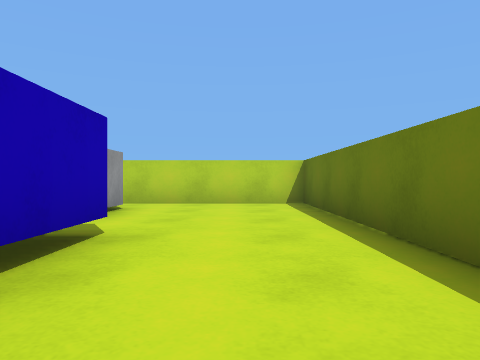
view 1 (above)

16 first-person views from a walk through a Unity game level. The camera is 0.55 m above the floor, looks level and sees 70° across. The floor is counted in squares, 1 m on a side. Each view is taken from the middle of a square. On the plan, view 1 faces up. The plan holds only what a view shows up to about 9 squares ahead; the rest is blank. The player character is not drawn. Surface patterns are stand-ins for the level's own textures.

view 2
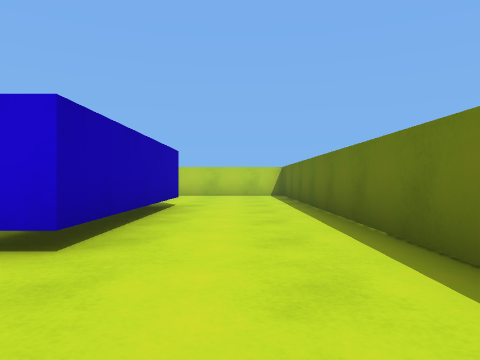

view 3
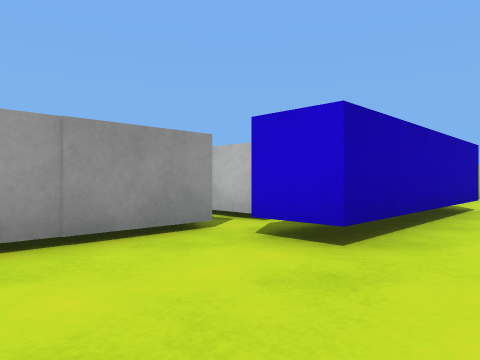

view 4
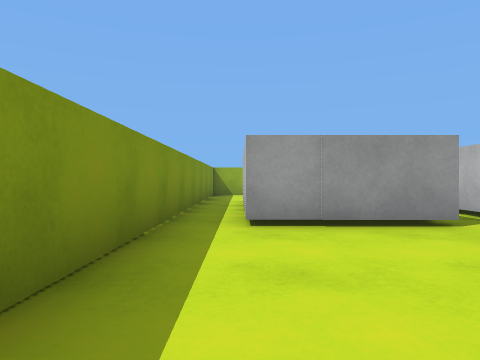

view 5
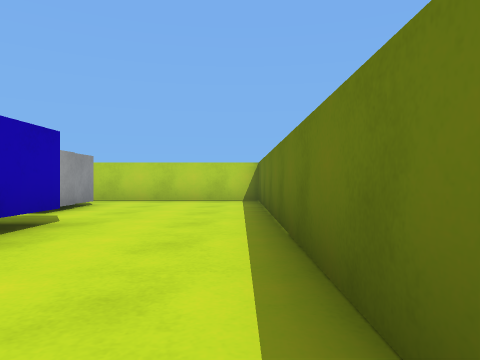

view 6
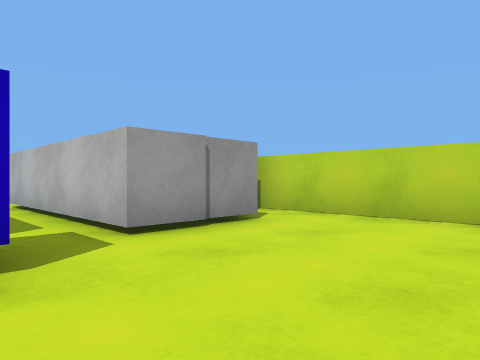

view 7
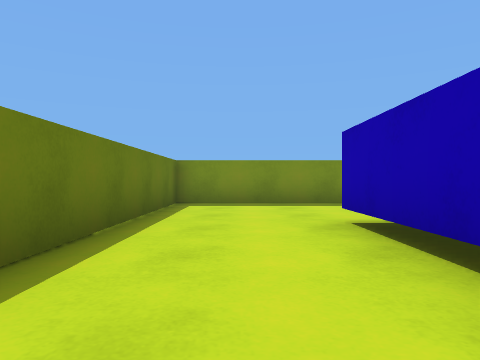

view 8
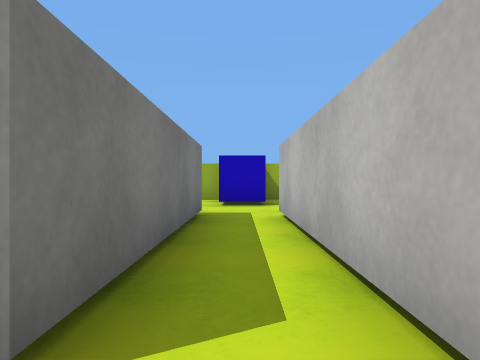

view 9
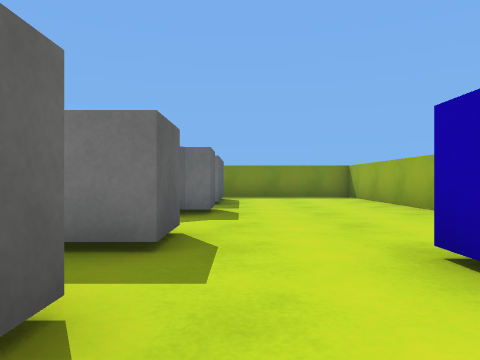

view 10
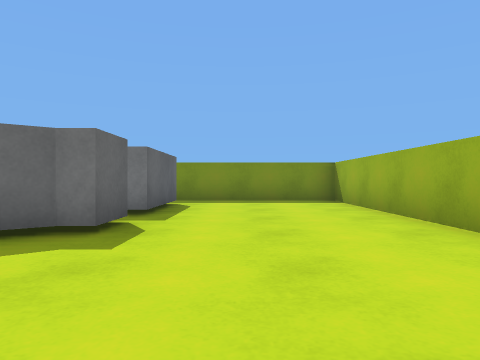

view 11
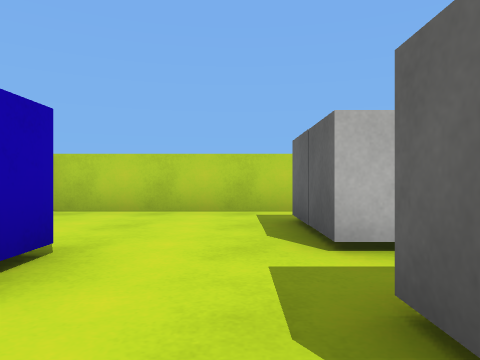

view 12
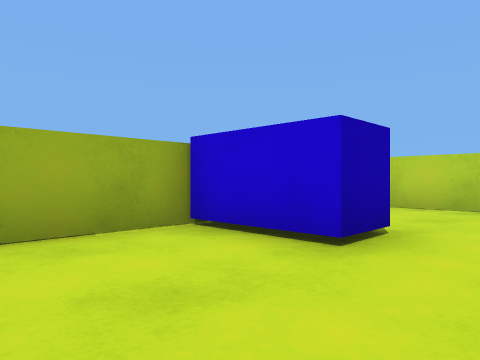

view 13
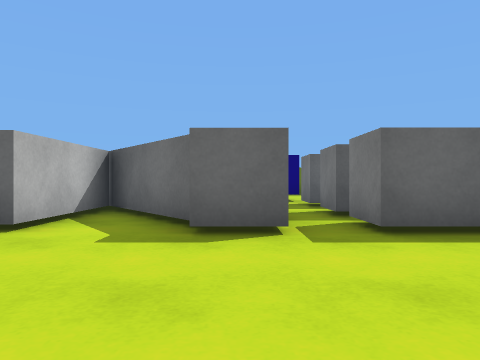

view 14
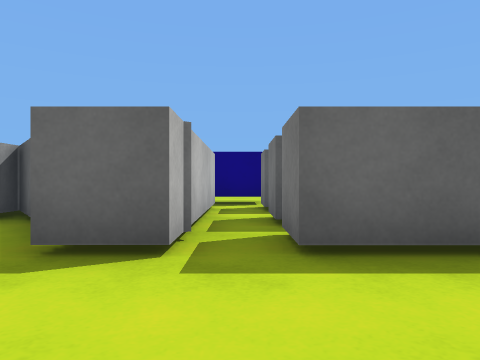

view 15
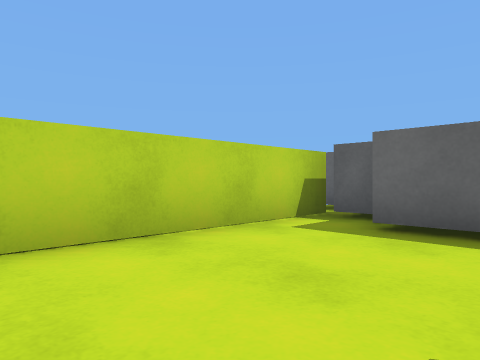

view 16
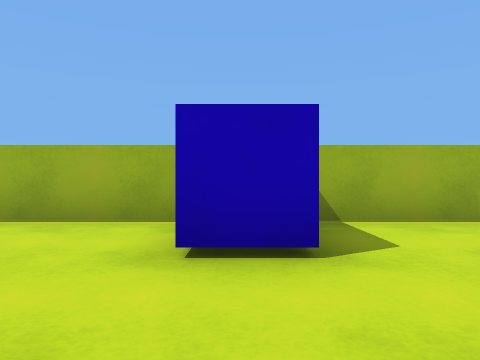

### Floor plan
Points are (right, up) in squares from view 1. A wall is a line through its corners. A room is listed if a view was taken in it or the views show most of it. See-through windows are left out.
Room 1 (views 1, 2, 3, 4, 5, 6, 7, 8)
walls: (-1.3, 3.5) (-1.3, -1.5) (-2.3, -1.5); (-2.2, 5.5) (-2.2, 4.6); (-3.1, -3) (-3.1, -4); (-5.8, -5) (1.5, -5) (1.5, 8) (-3.5, 8)
ways out: opening at (-3, 4) to room 2
objects: other object (-3, 6) to (-3, 7)
Room 2 (views 9, 10, 11, 12, 13, 14, 15, 16)
walls: (-3.1, -0.5) (-7.5, -0.5) (-7.5, 0.5) (-7.1, 0.5) (-4.7, 2.4) (-7.4, 2.4) (-7.4, 3.4) (-2.9, 3.4); (-7.5, -4) (-7.5, -3); (-11.5, 7.2) (-11.5, -5) (-5.9, -5); (-6, 8) (-11.2, 8); (-2.2, 4.6) (-7.4, 4.6) (-7.4, 5.4); (-2.3, -1.5) (-2.3, -0.4)
ways out: opening at (-3, 4) to room 1
objects: blue block (-11, 4) to (-10, 4); other object (-7, -2); other object (-7, 6) to (-6, 6); other object (-6, -2) to (-5, -2); other object (-6, 7) to (-5, 7); other object (-4, -2) to (-3, -2)

Where each view was taken, in squares from view 1:
view 1: 0 up, 0 right, facing up
view 2: 4 down, 0 right, facing up
view 3: 4 down, 0 right, facing up-left
view 4: 4 down, 1 right, facing left
view 5: 1 down, 1 right, facing up
view 6: 3 up, 1 right, facing up-left
view 7: 3 up, 0 right, facing down
view 8: 4 up, 2 left, facing left
view 9: 6 up, 8 left, facing down
view 10: 4 up, 9 left, facing down
view 11: 2 up, 8 left, facing up
view 12: 1 up, 8 left, facing up-left
view 13: 0 up, 11 left, facing right
view 14: 1 down, 10 left, facing right
view 15: 5 up, 11 left, facing up-right
view 16: 4 up, 7 left, facing left
